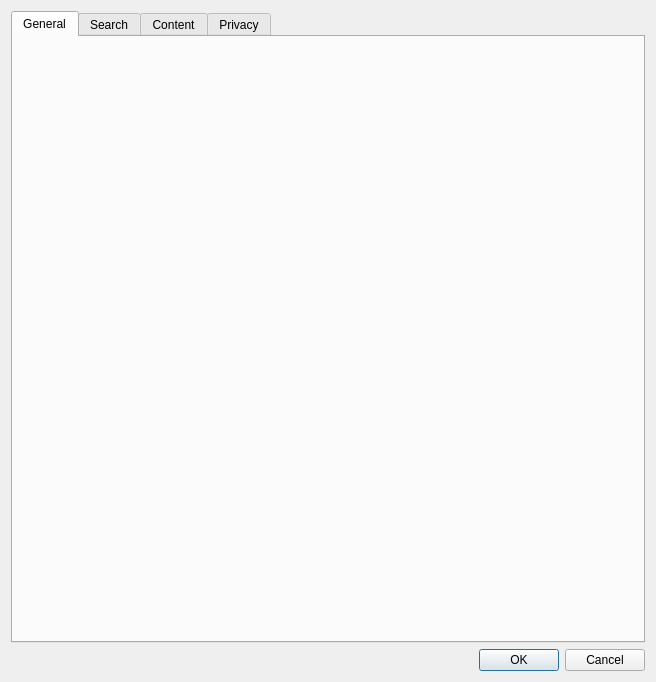
<?xml version="1.0" encoding="UTF-8"?>
<ui version="4.0">
 <class>Preferences</class>
 <widget class="QWidget" name="Preferences">
  <property name="geometry">
   <rect>
    <x>0</x>
    <y>0</y>
    <width>656</width>
    <height>682</height>
   </rect>
  </property>
  <property name="windowTitle">
   <string>Preferences</string>
  </property>
  <layout class="QGridLayout" name="gridLayout">
   <item row="0" column="0">
    <widget class="QTabWidget" name="tabWidget">
     <property name="currentIndex">
      <number>0</number>
     </property>
     <widget class="GeneralTab" name="tabGeneral">
      <attribute name="title">
       <string>General</string>
      </attribute>
     </widget>
     <widget class="SearchTab" name="tabSearch">
      <attribute name="title">
       <string>Search</string>
      </attribute>
     </widget>
     <widget class="ContentTab" name="tabContent">
      <attribute name="title">
       <string>Content</string>
      </attribute>
     </widget>
     <widget class="PrivacyTab" name="tabPrivacy">
      <attribute name="title">
       <string>Privacy</string>
      </attribute>
     </widget>
    </widget>
   </item>
   <item row="1" column="0">
    <widget class="QDialogButtonBox" name="buttonBox">
     <property name="standardButtons">
      <set>QDialogButtonBox::Cancel|QDialogButtonBox::Ok</set>
     </property>
    </widget>
   </item>
  </layout>
 </widget>
 <customwidgets>
  <customwidget>
   <class>GeneralTab</class>
   <extends>QWidget</extends>
   <header>Preferences/GeneralTab.h</header>
   <container>1</container>
  </customwidget>
  <customwidget>
   <class>SearchTab</class>
   <extends>QWidget</extends>
   <header>Preferences/SearchTab.h</header>
   <container>1</container>
  </customwidget>
  <customwidget>
   <class>ContentTab</class>
   <extends>QWidget</extends>
   <header>Preferences/ContentTab.h</header>
   <container>1</container>
  </customwidget>
  <customwidget>
   <class>PrivacyTab</class>
   <extends>QWidget</extends>
   <header>Preferences/PrivacyTab.h</header>
   <container>1</container>
  </customwidget>
 </customwidgets>
 <resources/>
 <connections/>
</ui>
